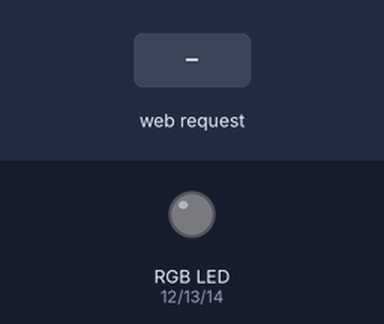
The sketch below on a simulated ESP8266 (Wemos D1 mini). Shown: an RGB LED mixed from three pins (HIGH = lit). The test bench sets the inputs (shaded band). Dim RGB values are drawn brighter than linear; WiFi joins after 1.5 s; servers stay silent unless stated; what the sketch prints to the serial monitor is not drawn.

Above: at 2.7 s.
2.8 s: HTTP request GET /setRGB?r=1 received
At 3.4 s:
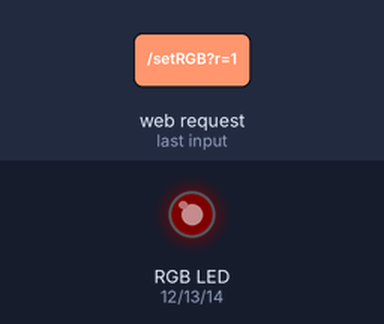
4.3 s: HTTP request GET /setRGB?r=120 received
At 4.6 s:
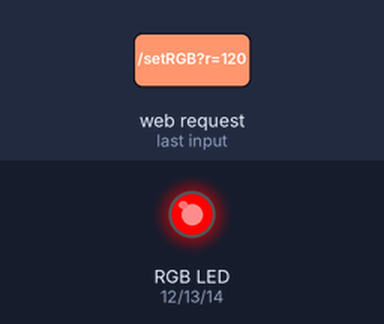
5.8 s: HTTP request GET /setRGB?g=1 received
At 6.9 s:
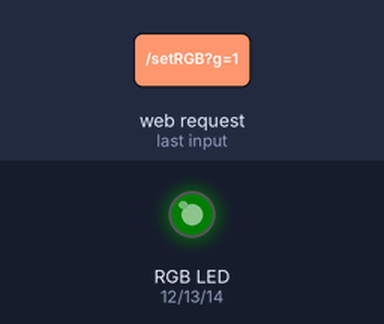
7.3 s: HTTP request GET /setRGB?g=120 received
At 8.0 s:
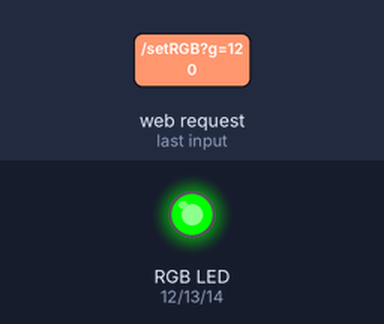
8.8 s: HTTP request GET /setRGB?b=1 received
At 9.2 s:
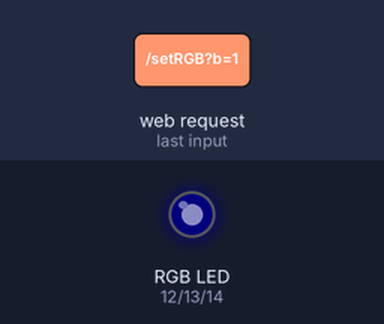
10.3 s: HTTP request GET /setRGB?b=120 received
At 11.5 s:
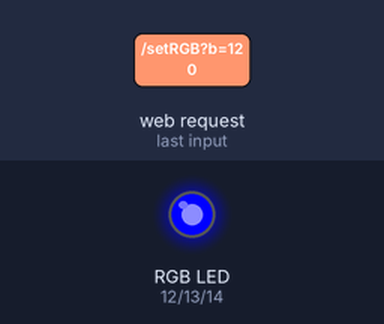
Timing chart, 0 to 12.8 s (numbered marks = the images above; inputs shaded):
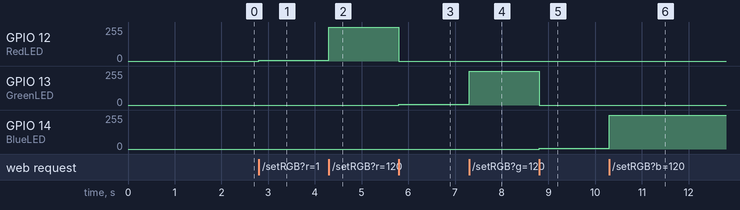

The sketch:

main.ino
```cpp
/* OOOOK FUNZIONA
 *  Bisogna usare il circuito integrato L293D per pilotare i segnali RGB come se fossero sei servomotori:
 *
 * IoT ESP8266 Based Mood Lamp (RGB LED) Controller Program
 * https://circuits4you.com
 * https://circuits4you.com/2019/03/28/esp8266-iot-rgb-led-strip-mood-lamp-controller/
 *
 *  L293D      ESP8266         SMDd050
 *             Wemos D1 mini
 *  1 EN1      -
 *  2  Input1  D5
 *  3  Output1 -                Blue
 *  4  Ground  G
 *  5  Ground  G
 *  6  Output2 -                Green
 *  7  Input2  D6
 *  8  12Vcc   -                12Vcc
 *  9  EN2     -
 *  10 Input3  D7
 *  11 Output3 -                Red
 *  12 Ground  G
 *  13 Ground  G
 *  14 Output4 -
 *  15 Input4  -
 *  16 5Vcc    5V
 */

#include <ESP8266WiFi.h>
#include <ESP8266WebServer.h>
#include "index.h"

//SSID and Password of your WiFi router
const char* ssid = "Vodafone-34162499";
const char* password = "exvwmfckpc5bkav";

ESP8266WebServer server(80);

//LED Connections
//const int BlueLED = 16; // D0
//const int RedLED = 5;    // D1
//const int GreenLED = 4; // D2

// per ESP8266 Wemos D1 mini è meglio d5, d6, d7
const int BlueLED = 14; // D5
const int RedLED = 12;    // D6
const int GreenLED = 13; // D7

//=======================================================================
//                    handles main page
//=======================================================================
void handleRoot() {
  Serial.println("Root Page Requested");
  server.send(200, "text/html", MAIN_page);
}

//=======================================================================
//                    Handle Set Color
//=======================================================================
void handleForm() {
  //Saperate Colors are sent through javascript
  String red = server.arg("r");
  String green = server.arg("g");
  String blue = server.arg("b");
  int r = red.toInt();
  int g = green.toInt();
  int b = blue.toInt();

  Serial.print("Red:");Serial.println(r);
  Serial.print("Green:");Serial.println(g);
  Serial.print("Blue:");Serial.println(b);

  //PWM Correction 8-bit to 10-bit
  r = r * 4;
  g = g * 4;
  b = b * 4;

  //for ULN2003 or Common Cathode RGB Led not needed
  /*
  r = 1024 - r;
  g = 1024 - g;
  b = 1024 - b;
  */
  //ESP supports analogWrite All IOs are PWM
  analogWrite(RedLED,r);
  analogWrite(GreenLED,g);
  analogWrite(BlueLED,b);

  server.sendHeader("Location", "/");
  server.send(302, "text/plain", "Updated-- Press Back Button");

  delay(500);
}
//=======================================================================
//                    SETUP
//=======================================================================
void setup(){
  Serial.begin(115200);   //Start serial connection

  pinMode(RedLED,OUTPUT);
  pinMode(GreenLED,OUTPUT);
  pinMode(BlueLED,OUTPUT);

  WiFi.mode(WIFI_STA);

  WiFi.begin(ssid, password);     //Connect to your WiFi router
  Serial.println("");

  // Wait for connection
  while (WiFi.status() != WL_CONNECTED) {
    delay(500);
    Serial.print(".");
  }

  //If connection successful show IP address in serial monitor
  Serial.println("");
  Serial.print("Connected to ");
  Serial.println("WiFi");
  Serial.print("IP address: ");
  Serial.println(WiFi.localIP());  //IP address assigned to your ESP

  server.on("/", handleRoot);  //Associate handler function to path
  server.on("/setRGB",handleForm);

  server.begin();                           //Start server
  Serial.println("HTTP server started");
}
//=======================================================================
//                    LOOP
//=======================================================================
void loop(){
  server.handleClient();
}
```

Source omitted: index.h (47783 bytes)

Measured:
- after the input at 2.8 s, GPIO 12 (RedLED): 0/255 → 4/255 at once
- after the input at 4.3 s, GPIO 12 (RedLED): 4/255 → 255/255 at once
- after the input at 5.8 s, GPIO 12 (RedLED): 255/255 → 0/255 at once; GPIO 13 (GreenLED): 0/255 → 4/255 at once
- after the input at 7.3 s, GPIO 13 (GreenLED): 4/255 → 255/255 at once
- after the input at 8.8 s, GPIO 13 (GreenLED): 255/255 → 0/255 at once; GPIO 14 (BlueLED): 0/255 → 4/255 at once
- after the input at 10.3 s, GPIO 14 (BlueLED): 4/255 → 255/255 at once
